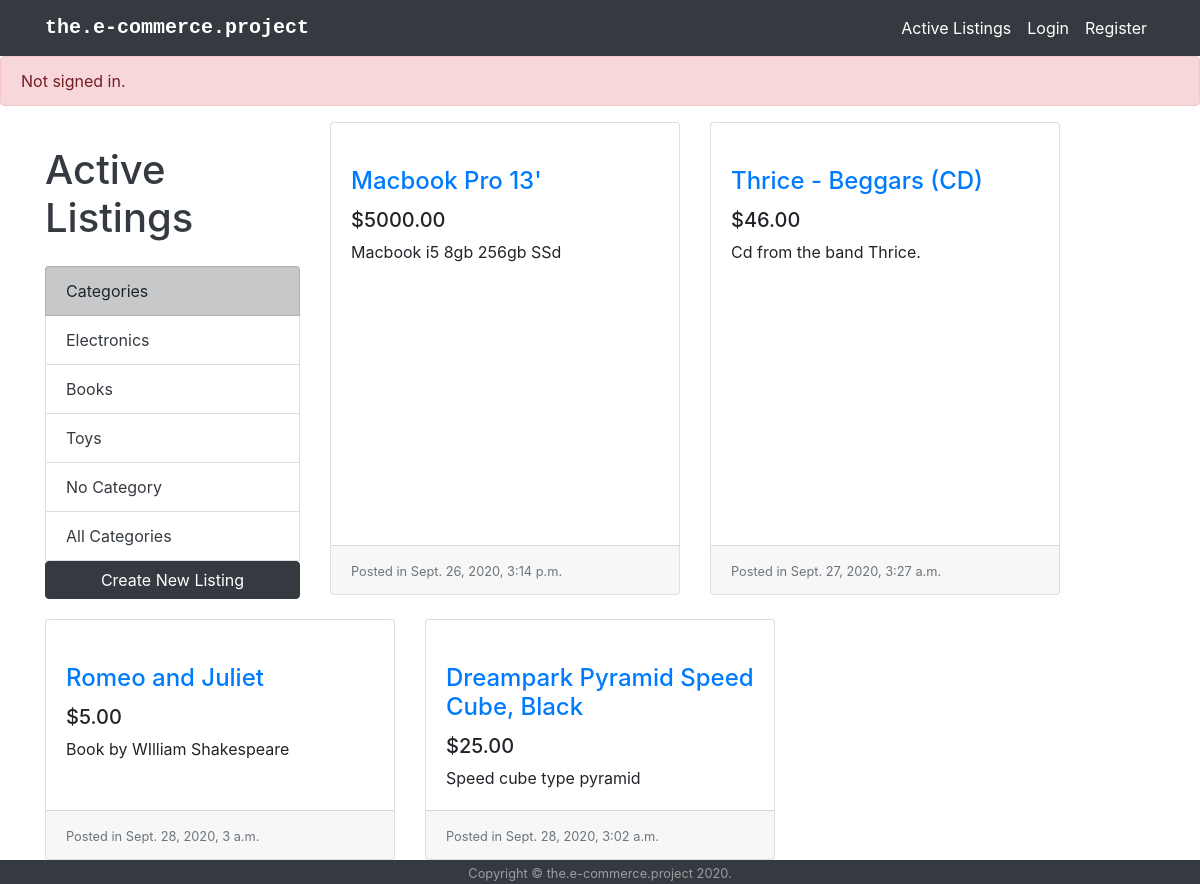
The page / on the database its author committed.
### auctions/models.py (models this page shows, shortened)
class Category(models.Model):
    name = models.CharField(max_length=64)
    description = models.CharField(max_length=128)

class AuctionItem(models.Model):
    name = models.CharField(max_length=64)
    description = models.CharField(max_length=256)
    image = models.URLField(blank=True)
    status = models.BooleanField(blank=True)
    date = models.DateTimeField(auto_now_add=True)
    current_price = models.DecimalField(max_digits=10,decimal_places=2, validators=[MinValueValidator(0.01)])
    owner = models.ForeignKey(User, on_delete=models.CASCADE, related_name="listings", default=None)
    category = models.ForeignKey(Category, on_delete=models.SET(None), null=True,related_name="category")
    watchlist = models.ManyToManyField(User, related_name="watchlist", blank=True)

### auctions/views.py (the view)
# urls.py: path("", views.index, name="index"),
def index(request):
    active_items = AuctionItem.objects.filter(status=True)
    categories = Category.objects.all()
    return render(request, "auctions/index.html", {
        'items' : active_items,
        'categories' : categories
    })

### auctions/templates/auctions/index.html (shortened to what this page needs)
{% extends "auctions/layout.html" %}
{% block body %}
    {% if user.is_authenticated %}
        <div class="alert alert-success" role="alert">
            Signed in as <strong>{{ user.username }}</strong>.
        </div>
    {% else %}
        <div class="alert alert-danger" role="alert">
            Not signed in.
        </div>
    {% endif %}
    <div class="container">
        <div class="row">
            <div class="categories_bar col-lg-3">
                <h1 class="my-4 text-dark">Active Listings</h1>
                <div class="list-group">
                    <a class="list-group-item list-group-item-dark">Categories</a>
                    {% for category in categories %}
                        <a href="{% url 'category' category.name %}" class="list-group-item text-dark">{{category.name}}</a>
                    {% endfor %}
                    <a href="{% url 'index' %}" class="list-group-item text-dark">All Categories</a>
                    <a class="btn btn-dark" href="{% url 'create' %}" role="button">Create New Listing</a>
                </div>
            </div>
                {% for item in items %}
                    <div class="col-lg-4 col-md-6 mb-4">
                        <div class="card h-100">
                            <a href="{% url 'item' item.name %}"><img class="card-img-top" src="{{ item.image }}" alt=""></a>
                            <div class="card-body">
                                <h4 class="card-title">
                                    <a href="{% url 'item' item.name %}"">{{ item.name }}</a>
                                </h4>
                                <h5>${{item.current_price}}</h5>
                                <p class="card-text">{{ item.description }}</p>
                            </div>
                            <div class="card-footer">
                                <small class="text-muted">Posted in {{ item.date }}</small>
                            </div>
                        </div>
                    </div>
                {% endfor %}
        </div>
    </div>
{% endblock %}

### auctions/static/auctions/styles.css (style rules this page uses)
:root { --input-padding-x: 1.5rem; --input-padding-y: .75rem; }
body { padding-top: 56px; height: 100%; }
.container { height: 100%; }
.categories_bar { padding-bottom: 20px; }

### rows shown on the page
Category: name "Electronics"
Category: name "Books"
Category: name "Toys"
Category: name "No Category"
AuctionItem: name "Macbook Pro 13'", current_price "5000.00", description "Macbook i5 8gb 256gb SSd", date "Sept. 26, 2020, 3:14 p.m."
AuctionItem: name "Thrice - Beggars (CD)", current_price "46.00", description "Cd from the band Thrice.", date "Sept. 27, 2020, 3:27 a.m."
AuctionItem: name "Romeo and Juliet", current_price "5.00", description "Book by WIlliam Shakespeare", date "Sept. 28, 2020, 3 a.m."
AuctionItem: name "Dreampark Pyramid Speed Cube, Black", current_price "25.00", description "Speed cube type pyramid", date "Sept. 28, 2020, 3:02 a.m."
